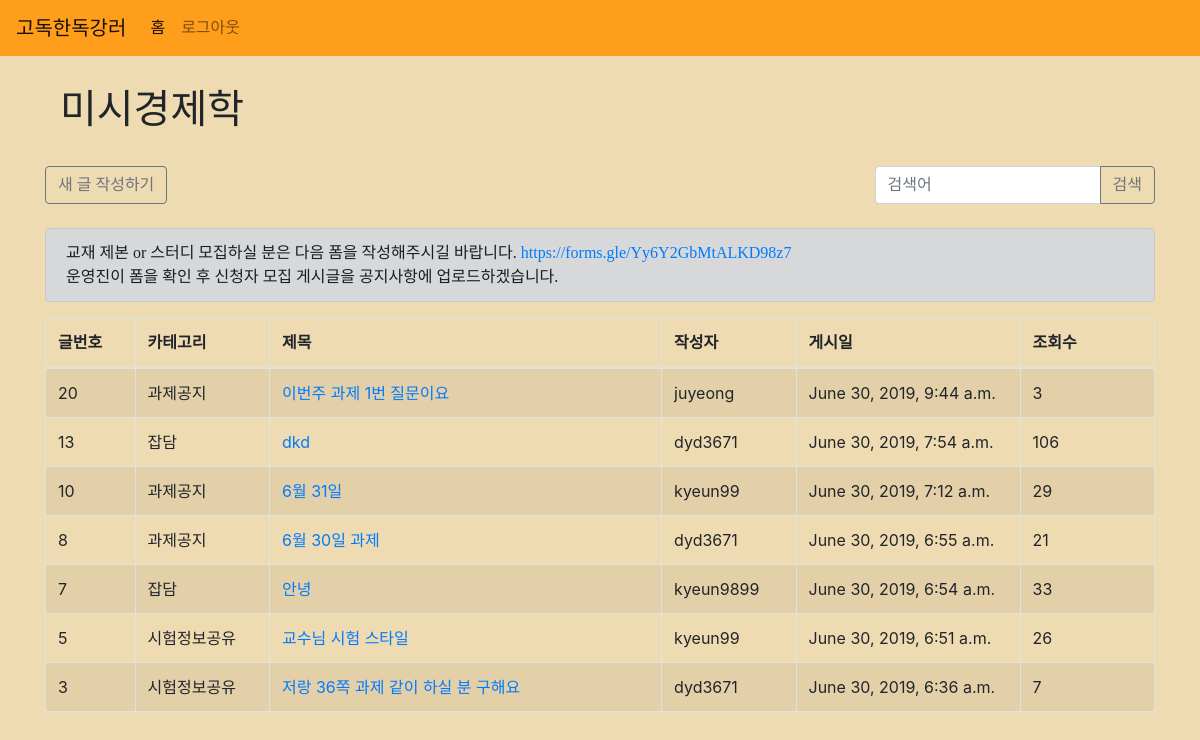
Page /classes/3/ (signed in) on the earlier database version.
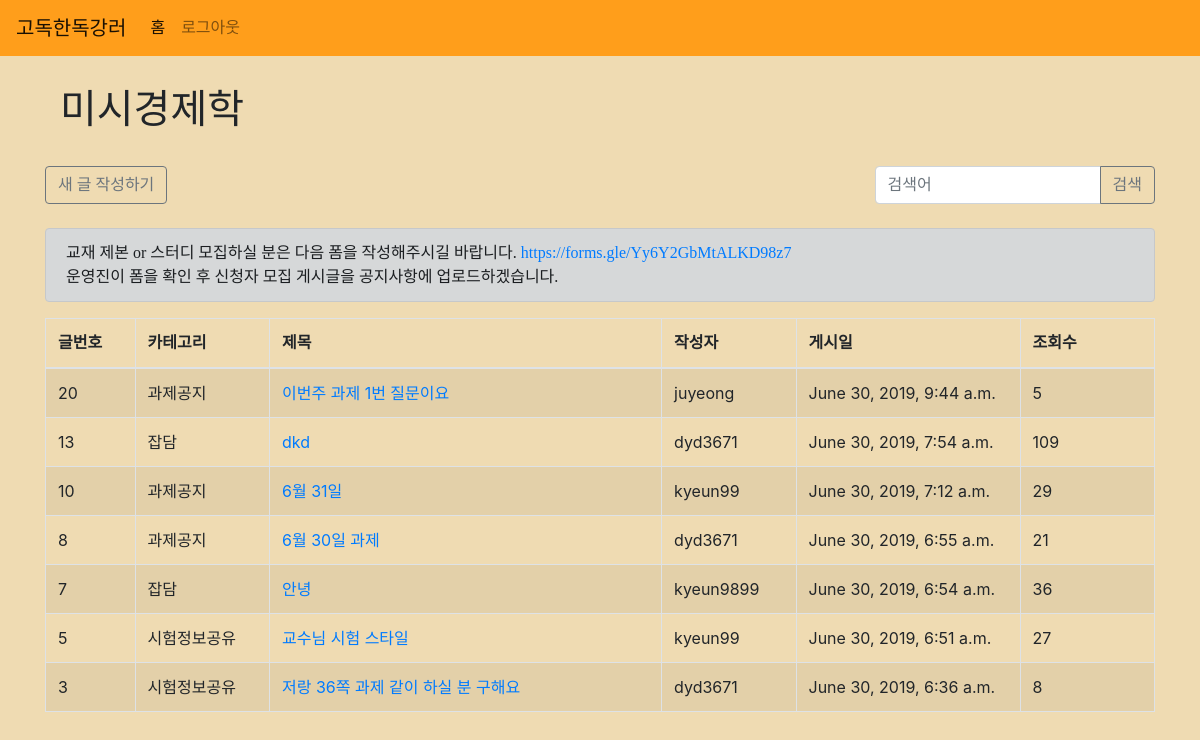
Same page on the later database version.
### posts/models.py (models this page shows, shortened)
class TimeStampedModel(Model):
    created_at = DateTimeField(auto_now_add=True)
    updated_at = DateTimeField(auto_now=True)
    class Meta:
        abstract = True

class Post(TimeStampedModel):
    classname = ForeignKey(Class, on_delete=CASCADE)
    user = ForeignKey(User, on_delete=CASCADE)
    category = CharField(max_length=200)
    title = CharField(max_length=200)
    content = TextField()
    view_count = models.IntegerField(default=0) # 조회수
    likes = ManyToManyField(User, related_name="liked_users")
    is_top = BooleanField(default=False)

### classes/views.py (the view)
# urls.py: path('<int:id>/', views.main, name="main"),
def main(request, id):
    user = request.user
    if user.is_anonymous:
        return render(request, 'account/login.html')
    else:
        posts = Post.objects.filter(classname_id=id).order_by('-id')
        class_name = Class.objects.get(pk=id)
        class_id = id
        return render(request, 'classes/main.html', {'posts': posts, 'class_name': class_name, 'class_id': class_id})

### classes/templates/classes/main.html (shortened to what this page needs)
{% extends 'base.html' %}
{% block content %}
<div class="container">
        <h1 class="classtitle col-12" style="font-family: 'locus_sangsang';">{{ class_name.title }}</h1>
    <br>
    <div class="row">
        <div class="input-group col">
            <form action="{% url 'classes:new' %}" method="POST">
                <input type="submit" class="btn-outline-secondary btn" value="새 글 작성하기" style="font-family: 'locus_sangsang';">
            </form>
        </div>
        <form action="{% url 'classes:search' %}">
            <div class="input-group col-12">
                <input type="text" class="form-control" placeholder="검색어" name="search" style="font-family: 'NanumSquareRound';">
                <div class="input-group-append">
                    <button type="submit" class="btn btn-outline-secondary" style="font-family: 'locus_sangsang';">
                        검색
                    </button>
                </div>
            </div>
        </form>
    </div>
    <br>
    <div class="alert alert-dark" style="font-family: 'NanumSquareRound';">교재 제본 or 스터디 모집하실 분은 다음 폼을 작성해주시길 바랍니다. <a href="https://forms.gle/Yy6Y2GbMtALKD98z7">https://forms.gle/Yy6Y2GbMtALKD98z7</a><br>
    운영진이 폼을 확인 후 신청자 모집 게시글을 공지사항에 업로드하겠습니다.</span>
    </div>
    <table class="table table-striped table-bordered">
        <thead>
            <tr>
                <th width="8%" style="font-family: 'NanumSquareRound';">글번호</th>
                <th width="12%" style="font-family: 'NanumSquareRound';">카테고리</th>
                <th width="35%" style="font-family: 'NanumSquareRound';">제목</th>
                <th width="12%" style="font-family: 'NanumSquareRound';">작성자</th>
                <th width="20%" style="font-family: 'NanumSquareRound';">게시일</th>
                <th width="12%" style="font-family: 'NanumSquareRound';">조회수</th>
            </tr>
        </thead>
        <tbody>
        {% for post in posts %}
        <tr>
            <td>{{ post.id }}</td>
            <td>{{ post.category }}</td>
            <td><a href="{% url 'classes:show' post.pk %}">{{ post.title }}</a></td>
            <td>{{ post.user }}</td>
            <td>{{ post.created_at }}</td>
            <td>{{ post.view_count }}</td>
        </tr>
        {% endfor %}
        </tbody>
    </table>
</div>
<br>
<br>
{% endblock %}

Differences in the rows shown:
changed Post "이번주 과제 1번 질문이요": view_count "3" → "5"
changed Post "dkd": view_count "106" → "109"
changed Post "안녕": view_count "33" → "36"
changed Post "교수님 시험 스타일": view_count "26" → "27"
changed Post "저랑 36쪽 과제 같이 하실 분 구해요": view_count "7" → "8"
